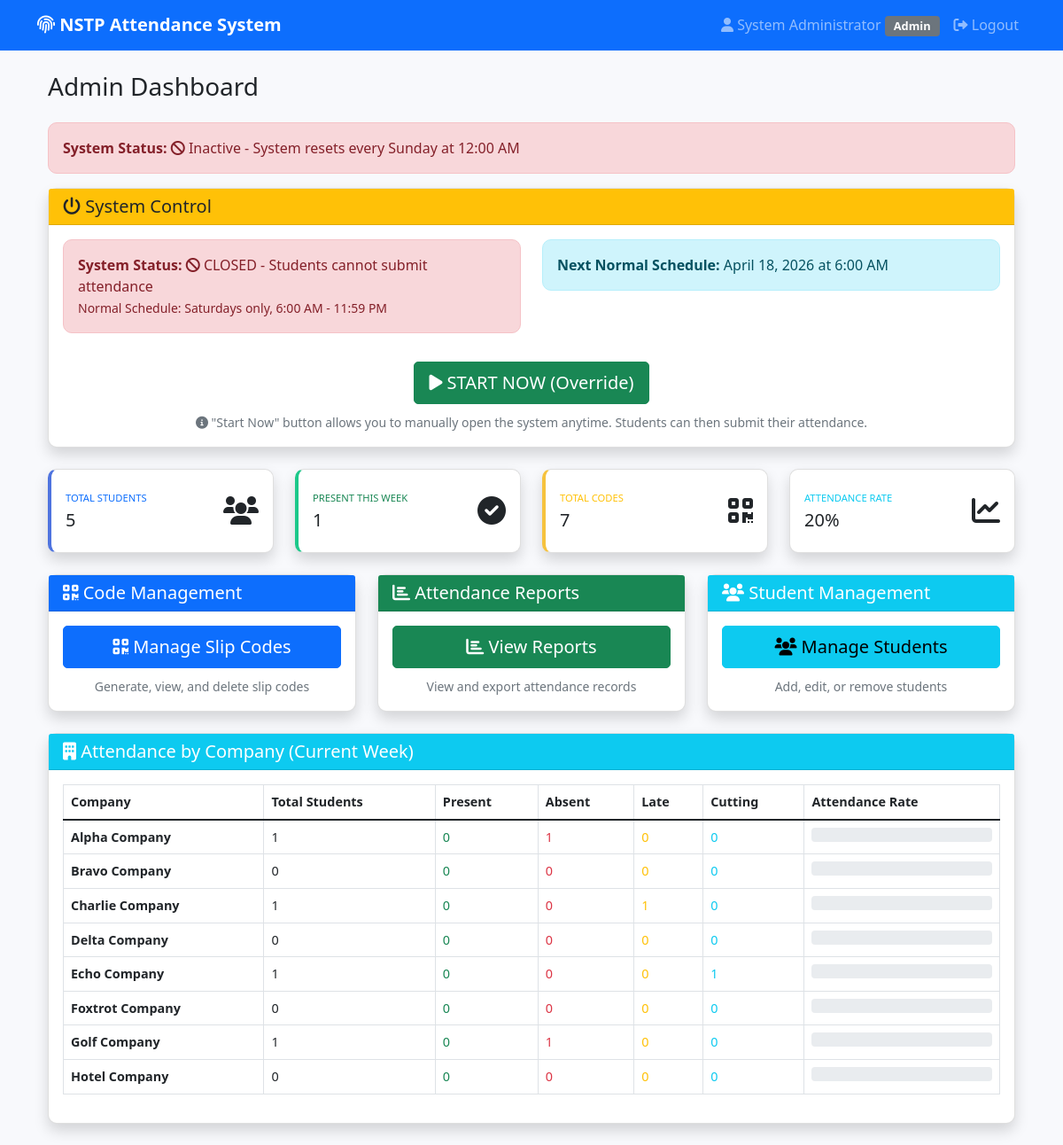
The app's page /admin-dashboard/ (signed in) with its own data.
### core/models.py (models this page shows, shortened)
class User(AbstractUser):
    ROLE_CHOICES = (
        ('student', 'Student'),
        ('instructor', 'Instructor'),
        ('coordinator', 'Coordinator'),
        ('admin', 'Admin'),
    )
    COURSE_CHOICES = (
        ('BSIT', 'BS Information Technology'),
        ('BSED', 'BS Education'),
        ('BSHM', 'BS Hospitality Management'),
        ('BSCRIM', 'BS Criminology'),
        ('BSTM', 'BS Tourism Management'),
    )
    COMPANY_CHOICES = (
        ('ALPHA', 'Alpha Company'),
        ('BRAVO', 'Bravo Company'),
        ('CHARLIE', 'Charlie Company'),
        ('DELTA', 'Delta Company'),
        ('ECHO', 'Echo Company'),
        ('FOXTROT', 'Foxtrot Company'),
        ('GOLF', 'Golf Company'),
        ('HOTEL', 'Hotel Company'),
    )
    role = models.CharField(max_length=20, choices=ROLE_CHOICES, default='student')
    student_id = models.CharField(max_length=20, unique=True, null=True, blank=True)
    course = models.CharField(max_length=20, choices=COURSE_CHOICES, blank=True)
    year_level = models.IntegerField(default=1)  # Default to 1st year
    company = models.CharField(max_length=20, choices=COMPANY_CHOICES, blank=True)
    contact_number = models.CharField(max_length=15, blank=True)
    def get_full_name(self):
        return f"{self.first_name} {self.last_name}"

### core/views.py (the view)
# urls.py: path('admin-dashboard/', views.admin_dashboard_view, name='admin_dashboard'),
@login_required
@admin_required
def admin_dashboard_view(request):
    total_students = User.objects.filter(role='student').count()
    total_instructors = User.objects.filter(role='instructor').count()
    current_week_start = get_week_start()
    attendance_summary = calculate_attendance_summary(current_week_start)
    recent_attendance = AttendanceRecord.objects.filter(
        week_start=current_week_start
    ).select_related('user')[:10]
    system_active = is_system_active()
    system_settings, created = SystemSettings.objects.get_or_create(id=1)
    system_settings.is_active = system_active
    system_settings.save()
    override_possible = can_override_system()
    next_saturday = get_next_saturday()
    available_timein = SlipCode.objects.filter(
        code_type='timein',
        is_used=False,
        expires_at__gt=timezone.now()
    ).count()
    available_timeout = SlipCode.objects.filter(
        code_type='timeout',
        is_used=False,
        expires_at__gt=timezone.now()
    ).count()
    total_codes = SlipCode.objects.count()
    used_codes = SlipCode.objects.filter(is_used=True).count()
    unused_codes = SlipCode.objects.filter(is_used=False).count()
    company_stats_list = []
    companies = User.COMPANY_CHOICES
    for company_code, company_name in companies:
        students = User.objects.filter(role='student', company=company_code)
        total = students.count()
        present = 0
        absent = 0
        late = 0
        cutting = 0
        for student in students:
            record = AttendanceRecord.objects.filter(
                user=student,
                week_start=current_week_start
            ).first()
            if record:
                if record.status == 'present':
                    present += 1
                elif record.status == 'late':
                    late += 1
                elif record.status == 'cutting':
                    cutting += 1
            else:
                absent += 1
        company_stats_list.append({
            'code': company_code,
            'name': company_name,
            'total': total,
            'present': present,
            'absent': absent,
            'late': late,
            'cutting': cutting,
        })
    context = {
        'total_students': total_students,
        'total_instructors': total_instructors,
        'attendance_summary': attendance_summary,
        'recent_attendance': recent_attendance,
        'system_active': system_active,
        'system_settings': system_settings,
        'override_possible': override_possible,
        'next_saturday': next_saturday,
        'available_timein': available_timein,
        'available_timeout': available_timeout,
        'total_codes': total_codes,
        'used_codes': used_codes,
        'unused_codes': unused_codes,
        'company_stats_list': company_stats_list,
    }
    return render(request, 'dashboard/admin_dashboard.html', context)

### templates/dashboard/admin_dashboard.html (shortened to what this page needs)
{% extends 'base.html' %}
{% block content %}
<div class="container-fluid">
    <h1 class="h3 mb-4 text-gray-800">Admin Dashboard</h1>
    <div class="alert {% if system_active %}alert-success{% else %}alert-danger{% endif %}">
        <strong>System Status:</strong>
        {% if system_active %}
            <i class="fas fa-check-circle"></i> Active - Attendance recording is available
        {% else %}
            <i class="fas fa-ban"></i> Inactive - System resets every Sunday at 12:00 AM
        {% endif %}
    </div>
<div class="card shadow mb-4">
    <div class="card-header bg-warning text-dark">
        <h5 class="mb-0"><i class="fas fa-power-off"></i> System Control</h5>
    </div>
    <div class="card-body">
        <div class="row">
            <div class="col-md-6">
                <div class="alert {% if system_active %}alert-success{% else %}alert-danger{% endif %}">
                    <strong>System Status:</strong>
                    {% if system_active %}
                        <i class="fas fa-check-circle"></i> ACTIVE - Students can submit attendance
                    {% else %}
                        <i class="fas fa-ban"></i> CLOSED - Students cannot submit attendance
                    {% endif %}
                    <br>
                    <small>Normal Schedule: Saturdays only, 6:00 AM - 11:59 PM</small>
                </div>
            </div>
            <div class="col-md-6">
                <div class="alert alert-info">
                    <strong>Next Normal Schedule:</strong> {{ next_saturday|date:"F d, Y" }} at 6:00 AM
                    <br>
                </div>
            </div>
        </div>
        <div class="text-center mt-3">
            {% if not system_settings.is_override_active %}
                <button type="button" class="btn btn-success btn-lg" data-bs-toggle="modal" data-bs-target="#startSystemModal">
                    <i class="fas fa-play"></i> START NOW (Override)
                </button>
            {% endif %}
        </div>
        <div class="text-center mt-2">
            <small class="text-muted">
                <i class="fas fa-info-circle"></i> "Start Now" button allows you to manually open the system anytime.
                Students can then submit their attendance.
            </small>
        </div>
    </div>
</div>
    <div class="row">
        <div class="col-md-3 mb-4">
            <div class="card border-left-primary shadow h-100 py-2">
                <div class="card-body">
                    <div class="row no-gutters align-items-center">
                        <div class="col mr-2">
                            <div class="text-xs font-weight-bold text-primary text-uppercase mb-1">
                                Total Students</div>
                            <div class="h5 mb-0 font-weight-bold text-gray-800">{{ total_students }}</div>
                        </div>
                        <div class="col-auto">
                            <i class="fas fa-users fa-2x text-gray-300"></i>
                        </div>
                    </div>
                </div>
            </div>
        </div>
        <div class="col-md-3 mb-4">
            <div class="card border-left-success shadow h-100 py-2">
                <div class="card-body">
                    <div class="row no-gutters align-items-center">
                        <div class="col mr-2">
                            <div class="text-xs font-weight-bold text-success text-uppercase mb-1">
                                Present This Week</div>
                            <div class="h5 mb-0 font-weight-bold text-gray-800">{{ attendance_summary.stats.present }}</div>
                        </div>
                        <div class="col-auto">
                            <i class="fas fa-check-circle fa-2x text-gray-300"></i>
                        </div>
                    </div>
                </div>
            </div>
        </div>
        <div class="col-md-3 mb-4">
            <div class="card border-left-warning shadow h-100 py-2">
                <div class="card-body">
                    <div class="row no-gutters align-items-center">
                        <div class="col mr-2">
                            <div class="text-xs font-weight-bold text-warning text-uppercase mb-1">
                                Total Codes</div>
                            <div class="h5 mb-0 font-weight-bold text-gray-800">{{ total_codes }}</div>
                        </div>
                        <div class="col-auto">
                            <i class="fas fa-qrcode fa-2x text-gray-300"></i>
                        </div>
                    </div>
                </div>
            </div>
        </div>
        <div class="col-md-3 mb-4">
            <div class="card border-left-info shadow h-100 py-2">
                <div class="card-body">
                    <div class="row no-gutters align-items-center">
                        <div class="col mr-2">
                            <div class="text-xs font-weight-bold text-info text-uppercase mb-1">
                                Attendance Rate</div>
                            <div class="h5 mb-0 font-weight-bold text-gray-800">
                                {% widthratio attendance_summary.stats.present total_students 100 %}%
                            </div>
                        </div>
                        <div class="col-auto">
                            <i class="fas fa-chart-line fa-2x text-gray-300"></i>
                        </div>
                    </div>
                </div>
            </div>
        </div>
    </div>
    <div class="row">
        <div class="col-md-4 mb-4">
            <div class="card shadow">
                <div class="card-header bg-primary text-white">
                    <h5 class="mb-0"><i class="fas fa-qrcode"></i> Code Management</h5>
                </div>
                <div class="card-body text-center">
                    <a href="{% url 'code_management' %}" class="btn btn-primary btn-lg w-100">
                        <i class="fas fa-qrcode"></i> Manage Slip Codes
                    </a>
                    <p class="text-muted mt-2 mb-0">
                        <small>Generate, view, and delete slip codes</small>
                    </p>
                </div>
            </div>
        </div>
        <div class="col-md-4 mb-4">
            <div class="card shadow">
                <div class="card-header bg-success text-white">
                    <h5 class="mb-0"><i class="fas fa-chart-bar"></i> Attendance Reports</h5>
                </div>
                <div class="card-body text-center">
                    <a href="{% url 'attendance_report' %}" class="btn btn-success btn-lg w-100">
                        <i class="fas fa-chart-bar"></i> View Reports
                    </a>
                    <p class="text-muted mt-2 mb-0">
                        <small>View and export attendance records</small>
                    </p>
                </div>
            </div>
        </div>
        <div class="col-md-4 mb-4">
            <div class="card shadow">
                <div class="card-header bg-info text-white">
                    <h5 class="mb-0"><i class="fas fa-users"></i> Student Management</h5>
                </div>
                <div class="card-body text-center">
                    <a href="{% url 'admin:core_user_changelist' %}" class="btn btn-info btn-lg w-100">
                        <i class="fas fa-users"></i> Manage Students
                    </a>
                    <p class="text-muted mt-2 mb-0">
                        <small>Add, edit, or remove students</small>
                    </p>
                </div>
            </div>
        </div>
    </div>
    <div class="card shadow mb-4">
        <div class="card-header bg-info text-white">
            <h5 class="mb-0"><i class="fas fa-building"></i> Attendance by Company (Current Week)</h5>
        </div>
        <div class="card-body">
            <div class="table-responsive">
                <table class="table table-bordered">
                    <thead>
                        <tr>
                            <th>Company</th>
                            <th>Total Students</th>
                            <th>Present</th>
                            <th>Absent</th>
                            <th>Late</th>
                            <th>Cutting</th>
                            <th>Attendance Rate</th>
                        </tr>
                    </thead>
                    <tbody>
                        {% for company in company_stats_list %}
                            <tr>
                                <td><strong>{{ company.name }}</strong></td>
                                <td>{{ company.total }}</td>
                                <td class="text-success">{{ company.present }}</td>
                                <td class="text-danger">{{ company.absent }}</td>
                                <td class="text-warning">{{ company.late }}</td>
                                <td class="text-info">{{ company.cutting }}</td>
                                <td>
                                    {% if company.total > 0 %}
                                        <div class="progress">
                                        </div>
                                    {% else %}
                                        <div class="progress">
                                        </div>
                                    {% endif %}
                                </td>
                            </tr>
                        {% empty %}
                            <tr>
                                <td colspan="7" class="text-center">No companies found.</td>
                            </tr>
                        {% endfor %}
                    </tbody>
                </table>
            </div>
        </div>
    </div>
</div>
{% endblock %}

### templates/base.html (shortened to what this page needs)
<!DOCTYPE html>
<html lang="en">
<head>
    <link href="https://cdn.jsdelivr.net/npm/bootstrap@5.1.3/dist/css/bootstrap.min.css" rel="stylesheet">
    <link rel="stylesheet" href="https://cdnjs.cloudflare.com/ajax/libs/font-awesome/6.0.0/css/all.min.css">
    {% load static %}
    <link rel="stylesheet" href="{% static 'css/style.css' %}">
</head>
<body>
    <nav class="navbar navbar-expand-lg navbar-dark bg-primary">
        <div class="container">
            <a class="navbar-brand" href="{% url 'dashboard' %}">
                <i class="fas fa-fingerprint"></i> NSTP Attendance System
            </a>
            <div class="collapse navbar-collapse" id="navbarNav">
                <ul class="navbar-nav ms-auto">
                    {% if user.is_authenticated %}
                        <li class="nav-item">
                            <span class="nav-link">
                                <i class="fas fa-user"></i> {{ user.get_full_name|default:user.username }}
                                <span class="badge bg-secondary">{{ user.role|title }}</span>
                            </span>
                        </li>
                        <li class="nav-item">
                            <a class="nav-link" href="{% url 'logout' %}">
                                <i class="fas fa-sign-out-alt"></i> Logout
                            </a>
                        </li>
                    {% endif %}
                </ul>
            </div>
        </div>
    </nav>
    <div class="container mt-4">
        {% block content %}
        {% endblock %}
    </div>
</body>
</html>

### records on screen
User: get_full_name "System Administrator", role "Admin"
User: name "Alpha Company", total "1", present "0", absent "1", late "0", cutting "0"

### other values on screen
{{ next_saturday|date:"F d, Y" }} "April 18, 2026"
{{ total_students }} "5"
{{ attendance_summary.stats.present }} "1"
{{ total_codes }} "7"
{{ company.name }} "Bravo Company" "Charlie Company" "Delta Company" "Echo Company" "Foxtrot Company" "Golf Company" "Hotel Company"
{{ company.total }} "0" "1" "0" "1" "0" "1" "0"
{{ company.present }} "0" "0" "0" "0" "0" "0" "0"
{{ company.absent }} "0" "0" "0" "0" "0" "1" "0"
{{ company.late }} "0" "1" "0" "0" "0" "0" "0"
{{ company.cutting }} "0" "0" "0" "1" "0" "0" "0"
